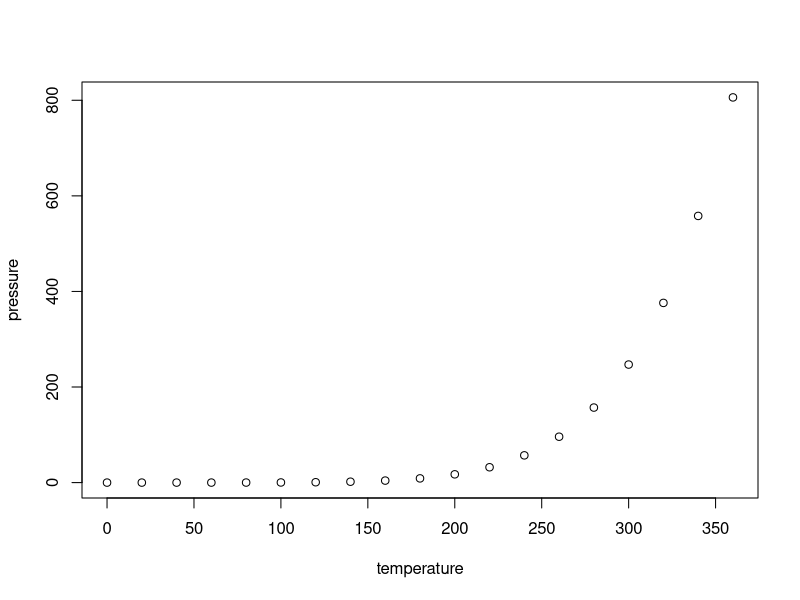
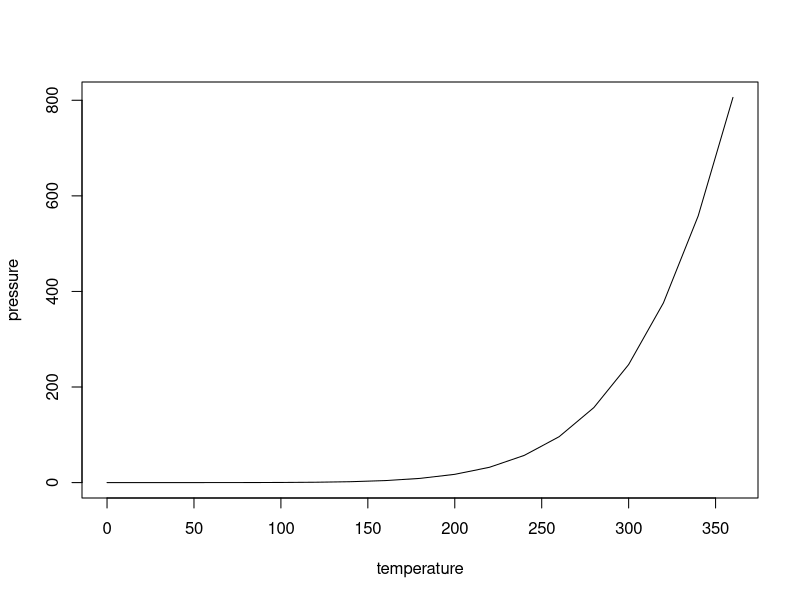

Write R code to recreate these figures, in order.
## ---- chunk 1
knitr::opts_chunk$set(echo = TRUE)

## ---- chunk 2
library(ggplot2)
## ---- chunk 3

summary(cars)
## ---- chunk 4
plot(pressure)
## ---- chunk 5
plot(pressure, type = "l" )

       
